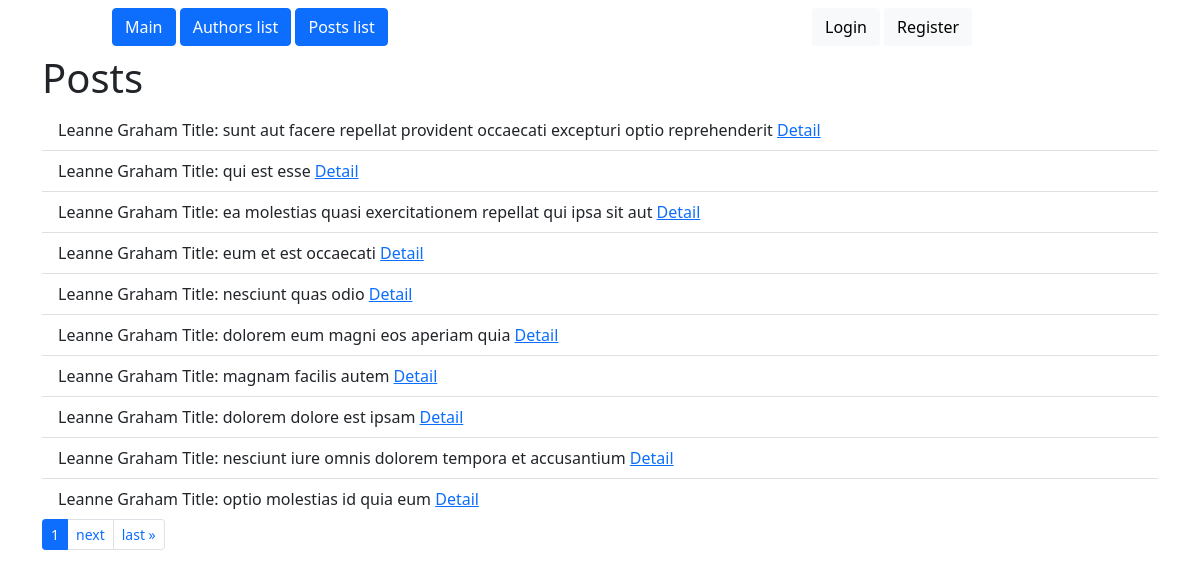
/posts/, run on the app's committed database.
### authors/models.py (models this page shows)
class Post(models.Model):
    name = models.ForeignKey(MyUser, on_delete=models.CASCADE)
    title = models.CharField(max_length=64)
    body = models.TextField()
    def __str__(self):
        return f'{self.name}  Title: {self.title}'
    class Meta:
        verbose_name = 'Post'
        verbose_name_plural = 'Posts'
        ordering = ['name']

### myauth/models.py (models this page shows)
class MyUser(AbstractUser):
    email = models.EmailField('email address', unique=True)
    d_birth = models.DateField(blank=True, null=True)
    bio = models.TextField(blank=True)
    avatar = models.ImageField(blank=True)
    def __str__(self):
        return f'{self.first_name} {self.last_name}'

### authors/views.py (the view)
# urls.py: path('posts/', authors.PostsListView.as_view(), name='posts_list'),
class PostsListView(ListView):
    model = Post
    paginate_by = 10
    def get_queryset(self):
        qs = super().get_queryset()
        qs = qs.select_related('name').all()
        return qs

### authors/templates/authors/post_list.html (shortened to what this page needs)
{% extends 'base.html' %}
{% block body %}
<h1>Posts</h1>
<ul>
    <div class="posts-list">
    <ul class="list-group list-group-flush">
        {% for item in post_list %}
            <li class="list-group-item">
                {{ item }}
                <a href="{% url 'authors:post_detail' item.id %}">Detail</a>
            </li>
        {% endfor %}
    </ul>
    </div>
       <nav aria-label="...">
       <ul class="pagination pagination-sm">
           <li class="page-item active" aria-current="page">
               <span class="page-link">{{ page_obj.number }}</span>
           </li>
        {% if page_obj.has_next %}
           <li class="page-item"><a class="page-link" href="?page={{ page_obj.next_page_number }}">next</a></li>
           <li class="page-item"><a class="page-link" href="?page={{ page_obj.paginator.num_pages }}">last &raquo;</a></li>
        {% endif %}
        </ul>
        </nav>
</ul>
{% endblock %}

### data on the page
Post: name+title "Leanne Graham Title: sunt aut facere repellat provident occaecati excepturi optio reprehenderit"
Post: name+title "Leanne Graham Title: qui est esse"
Post: name+title "Leanne Graham Title: ea molestias quasi exercitationem repellat qui ipsa sit aut"
Post: name+title "Leanne Graham Title: eum et est occaecati"
Post: name+title "Leanne Graham Title: nesciunt quas odio"
Post: name+title "Leanne Graham Title: dolorem eum magni eos aperiam quia"
Post: name+title "Leanne Graham Title: magnam facilis autem"
Post: name+title "Leanne Graham Title: dolorem dolore est ipsam"
Post: name+title "Leanne Graham Title: nesciunt iure omnis dolorem tempora et accusantium"
Post: name+title "Leanne Graham Title: optio molestias id quia eum"

### other printed values
{{ page_obj.number }} "1"
